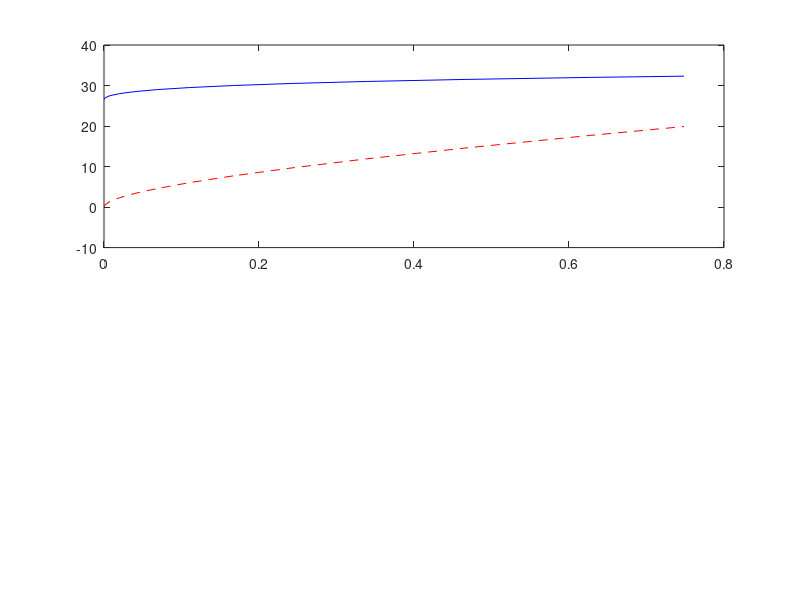

Recreate this plot in MATLAB. (Note: this script raises an error after producing the figure.)
% Script p1_2_17.m; min weight simple truss; plots from analytical
% solution;                                            10/96, 3/30/02  
%
thc=asin(sqrt(2/7)); Wc=sqrt(14)/5; b2c=7/5; c=180/pi;
tho=asin(sqrt(1/5)); Jc=Wc*(tan(thc)+1/tan(thc))+2*b2c/cos(thc);
%
% z>cos^2(th) (members 1 & 2 slender columns):
th1=[27:.5:32]/c; th1=[tho th1 thc]; un1=ones(1,length(th1));
b21=(un1-5*(sin(th1)).^2)./((cos(th1)).^2.*(2*(sin(th1)).^2-un1)); 
W1=b21.^2.*(cos(th1)).^2.*sin(th1); z1=un1./b21;
J1=W1.*(tan(th1)+un1./tan(th1))+2*b21./cos(th1);
%
% z<cos^2(th) (members 1 & 2 short columns):
th2=[32.4:.1:32.9 33:.5:41]/c; th2=[thc th2]; un=ones(1,length(th2)); 
b22=(1/8)*(2*un-(sin(th2)).^2)./((cos(th2)).^2.*(.5*un...
   -(sin(th2)).^2)); W2=2*b22.*sin(th2)-sin(th2)./(cos(th2)).^2;
J2=W2.*(tan(th2)+un./tan(th2))+2*b22./cos(th2); z2=un./b22; 
%
figure(1); clf; subplot(211), plot(W1,c*th1,'b',W1,4*J1,'r--');
legend('\theta (deg)','4*J',4); hold on; plot(W2,c*th2,'b',W2,4*J2,...
   'r--',Wc,c*thc,'o',Wc,4*Jc,'o'); grid; hold off; axis([0 1.5 0 40]);
subplot(212), plot(W1,b21,'b',W2,b22,'b',Wc,1/cos(thc)^2,'o'); 
axis([0 1.5 0 2.2]); grid; xlabel('W'); ylabel('1/z');
